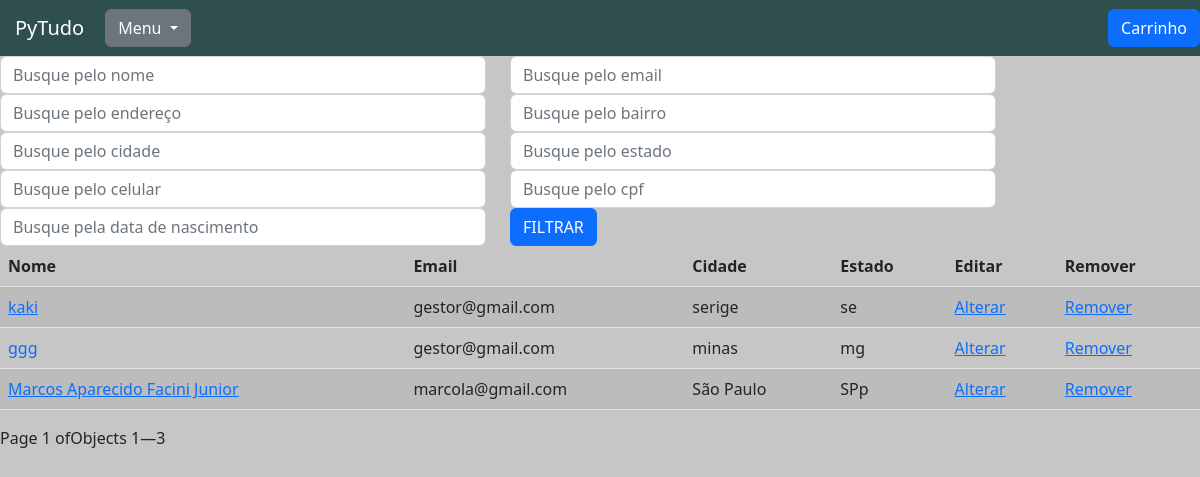
The app's page /usuarios/listar_usuarios/, older data.
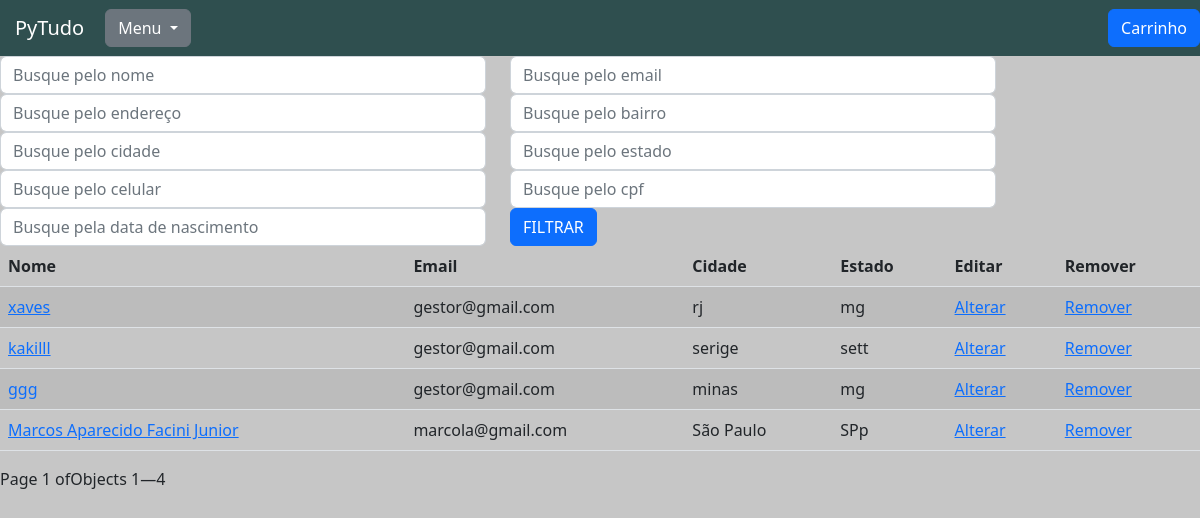
The same page, newer data.
### usuarios/models.py (models this page shows, shortened)
class Usuarios(models.Model):
    usuario = models.ForeignKey(settings.AUTH_USER_MODEL, on_delete=models.CASCADE)
    nome = models.CharField(max_length=40)
    cpf = CPFField('CPF')
    data_de_nascimento = models.DateField()
    celular = PhoneNumberField(null=False, blank=False)
    endereco = models.CharField(max_length=50)
    numero_endereco = models.CharField(max_length=10)
    complemento = models.CharField(max_length=50, blank=True, null= True)
    bairro = models.CharField(max_length=30)
    cidade = models.CharField(max_length=30)
    estado = models.CharField(max_length=30)
    data_atualizacao = models.DateTimeField(auto_now=True, null=True)

### usuarios/views.py (the view)
# urls.py: path('listar_usuarios/', views.listar_usuarios, name='listar_usuarios'),
@has_permission_decorator('gerenciar_usuarios')
def listar_usuarios(request):
    usuarios = Usuarios.objects.all()
    nome_filtrar = request.GET.get('nome')
    if nome_filtrar:
        usuarios = usuarios.filter(nome__icontains=nome_filtrar)
    email_filtrar = request.GET.get('email')
    if email_filtrar:
        usuarios = usuarios.filter(usuario__email__icontains=email_filtrar)
    endereco_filtrar = request.GET.get('endereco')
    if endereco_filtrar:
        usuarios = usuarios.filter(endereco__icontains=endereco_filtrar)
    bairro_filtrar = request.GET.get('bairro')
    if bairro_filtrar:
        usuarios = usuarios.filter(bairro__icontains=bairro_filtrar)
    cidade_filtrar = request.GET.get('cidade')
    if cidade_filtrar:
        usuarios = usuarios.filter(cidade__icontains=cidade_filtrar)
    estado_filtrar = request.GET.get('estado')
    if estado_filtrar:
        usuarios = usuarios.filter(estado__icontains=estado_filtrar)
    celular_filtrar = request.GET.get('celular')
    if celular_filtrar:
        usuarios = usuarios.filter(celular=celular_filtrar)
    cpf_filtrar = request.GET.get('cpf')
    if cpf_filtrar:
        usuarios = usuarios.filter(cpf=cpf_filtrar)
    data_de_nascimento_filtrar = request.GET.get('data_de_nascimento')
    if data_de_nascimento_filtrar:
        data_convertida = datetime.strptime(data_de_nascimento_filtrar, "%d/%m/%Y").strftime('%Y-%m-%d')
        usuarios = usuarios.filter(data_de_nascimento=data_convertida)
    usuarios_ordenados = usuarios.order_by('-id')
    paginacao = Paginator(usuarios_ordenados, 4)
    page = request.GET.get('page')
    usuarios_paginados = paginacao.get_page(page)
    return render(request, 'listar_usuarios.html', {'usuarios_paginados': usuarios_paginados})

### usuarios/templates/listar_usuarios.html (shortened to what this page needs)
{% extends 'base.html' %}
{% load static %}
{% load filtros %}
{% block 'head' %}
    <link href="{% static 'usuarios/css/listar_usuarios.css' %}" rel="stylesheet">
{% endblock %}
{% block 'body' %}
    <form action="#" method="GET"> {% csrf_token %}
        <div class="row">
            <div class="col-md-5">
                <input type="text" placeholder="Busque pelo nome" class="form-control" name="nome">
            </div>
            <div class="col-md-5">
                <input type="text" placeholder="Busque pelo email" class="form-control" name="email">
            </div>
            <div class="col-md-5">
                <input type="text" placeholder="Busque pelo endereço" class="form-control" name="endereco">
            </div>
            <div class="col-md-5">
                <input type="text" placeholder="Busque pelo bairro" class="form-control" name="bairro">
            </div>
            <div class="col-md-5">
                <input type="text" placeholder="Busque pelo cidade" class="form-control" name="cidade">
            </div>
            <div class="col-md-5">
                <input type="text" placeholder="Busque pelo estado" class="form-control" name="estado">
            </div>
            <div class="col-md-5">
                <input type="text" id="celular" placeholder="Busque pelo celular" class="form-control" name="celular">
            </div>
            <div class="col-md-5">
                <input type="text" id="cpf" placeholder="Busque pelo cpf" class="form-control" name="cpf">
            </div>
            <div class="col-md-5">
                <input type="text" id="data_de_nascimento" placeholder="Busque pela data de nascimento" class="form-control" name="data_de_nascimento">
            </div>
            <div class="col-md-3">
                <input type="submit" value="FILTRAR" class="btn btn-primary">
            </div>
        </div>
    </form>
    <table class="table table-striped">
        <thead>
          <tr>
            <th scope="col">Nome</th>
            <th scope="col">Email</th>
            <th scope="col">Cidade</th>
            <th scope="col">Estado</th>
            <th scope="col">Editar</th>
            <th scope="col">Remover</th>
          </tr>
        </thead>
        <tbody>
            {% for usuario in usuarios_paginados %}
                <tr>
                    <td><a href="{% url 'ver_usuario' usuario.id %}">{{ usuario.nome}}</a></td>
                    <td>{{ usuario.usuario}}</td>
                    <td>{{ usuario.cidade}}</td>
                    <td>{{ usuario.estado}}</td>
                    <td><a href="{% url 'atualizar_usuario' usuario.id %}">Alterar</a></td>
                    <td><a href="{% url 'excluir_usuario' usuario.id %}">Remover</a></td>
                </tr>
            {% endfor %}
        </tbody>
    </table>
        <div class="pagination">
            Page {{ usuarios_paginados.number }} of {{ paginator.num_pages }}
            <p>Objects {{ usuarios_paginados.start_index }}—{{ usuarios_paginados.end_index }}</p>
        </div>
{% endblock %}

Row changes from the older to the newer data that the page shows:
added Usuarios: nome "xaves", usuario "gestor@gmail.com", cidade "rj", estado "mg"
changed Usuarios "serige": nome "kaki" → "kakilll"; estado "se" → "sett"
Text that changed along with them:
{{ usuarios_paginados.end_index }}: "3" → "4"
